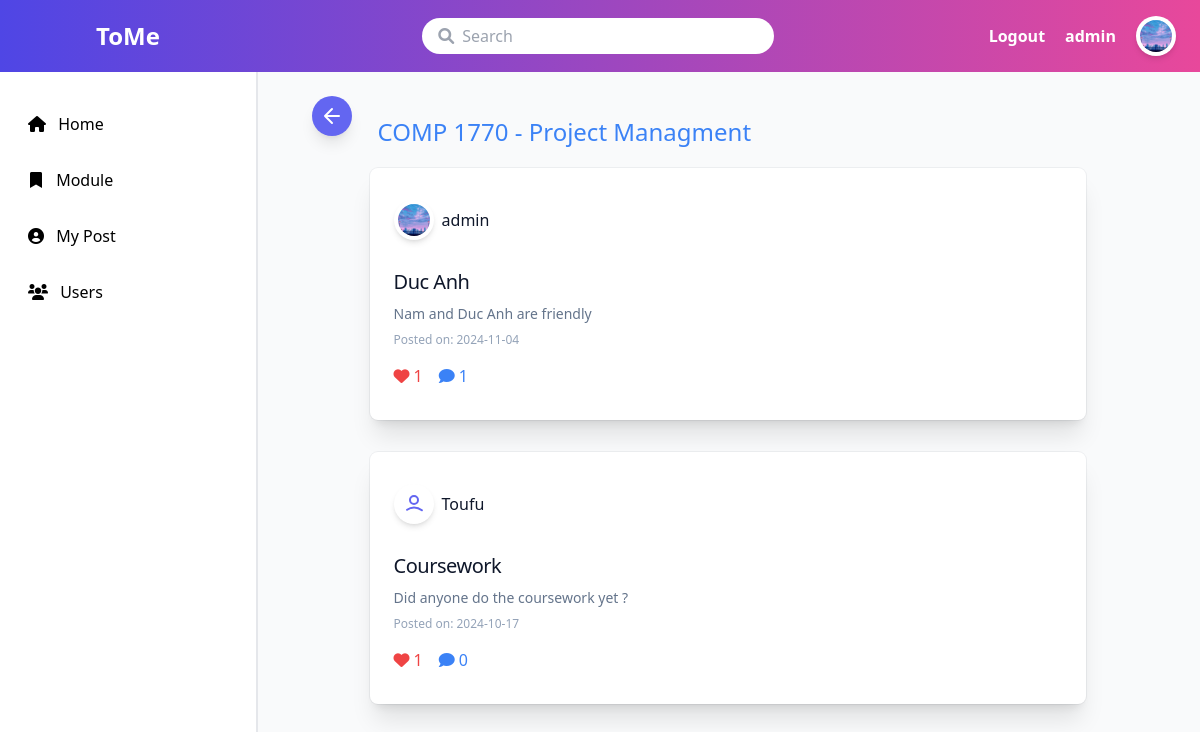
Screenshot of /module_ques.php?module=COMP+1770+-+Project+Managment (signed in) with the database file from the repository.
### tables this page shows
CREATE TABLE `question` (
  `questionid` int(3) NOT NULL,
  `user_id` int(11) NOT NULL,
  `questiontitle` varchar(255) DEFAULT NULL,
  `questiontext` varchar(255) DEFAULT NULL,
  `questionimage` varchar(255) NOT NULL COMMENT '.png/jpg',
  `questionlink` varchar(255) NOT NULL,
  `questiondate` date NOT NULL DEFAULT current_timestamp(),
  `comment` varchar(255) DEFAULT NULL,
  `number_like` int(11) DEFAULT 0,
  `number_comment` int(11) DEFAULT 0,
  `module_id` int(3) NOT NULL
);

CREATE TABLE `user` (
  `user_id` int(3) NOT NULL,
  `role` int(3) NOT NULL DEFAULT 1,
  `username` varchar(15) NOT NULL,
  `email` varchar(255) NOT NULL,
  `password` varchar(255) NOT NULL,
  `date` timestamp NOT NULL DEFAULT current_timestamp() ON UPDATE current_timestamp(),
  `image` varchar(255) NOT NULL
);

### module_ques.php (called while the page is built, shortened)
<?php
include 'includes/database_connection.php';
$moduleName = $_GET['module'] ?? '';
$sql = 'SELECT q.questionid, q.user_id, u.username, u.image, q.questiontitle, q.questiontext, q.questionimage, q.questionlink, q.questiondate, q.number_like, q.number_comment
        FROM question q
        LEFT JOIN user u ON q.user_id = u.user_id
        INNER JOIN module m ON q.module_id = m.module_id
        WHERE m.module_name = :module_name
        ORDER BY q.questiondate DESC';
$stmt = $pdo->prepare($sql);
$stmt->execute(['module_name' => $moduleName]);
$questions = $stmt->fetchAll(PDO::FETCH_ASSOC);
include 'templates/module_ques.html.php';
include 'templates/layout.html.php';
?>

### templates/module_ques.html.php (the view)
<div class="pl-8">
    <a href="modules.php" class="absolute inline-flex items-center justify-center p-2 bg-indigo-500 rounded-full shadow-lg">
        <svg class="h-6 w-6 text-white" xmlns="http://www.w3.org/2000/svg" fill="none" viewBox="0 0 24 24" stroke="currentColor" aria-hidden="true">
            <path stroke-linecap="round" stroke-linejoin="round" stroke-width="2" d="M5 12h14M5 12l7-7m0 14l-7-7m0 0h14"></path>
        </svg>
    </a>
</div>
<header class="text-2xl text-blue-500 font-sans pl-2 py-5 mx-auto w-4/5"><?= htmlspecialchars($moduleName) ?></header>
<div class="flex flex-col space-y-8 w-4/5 mx-auto">
    <?php if (isset($message)): ?>
        <div class="text-red-500"><?= htmlspecialchars($message) ?></div>
    <?php else: ?>
        <?php foreach ($questions as $question): ?>
            <a href="question.php?id=<?= $question['questionid'] ?>" class="bg-white dark:bg-slate-800 rounded-lg px-6 py-8 ring-1 ring-slate-900/5 shadow-xl hover:bg-gray-100 dark:hover:bg-gray-700 transition duration-200">
                <div class="flex items-center pb-4">
                    <span class="inline-flex items-center justify-center p-1 bg-white rounded-full shadow-md h-10 w-10">
                        <?php if (!empty($question['image'])): ?>
                            <img src="<?= htmlspecialchars($question['image']) ?>" alt="Profile Image" class="w-8 h-8 rounded-full object-cover">
                        <?php else: ?>
                            <span class="p-1">
                                <svg class="h-6 w-6 text-indigo-500" xmlns="http://www.w3.org/2000/svg" fill="none" viewBox="0 0 24 24" stroke="currentColor">
                                    <path stroke-linecap="round" stroke-linejoin="round" stroke-width="2" d="M5.121 17.804A12.062 12.062 0 0112 15.5c2.99 0 5.74 1.1 7.879 2.804m-7.879-6.35a4 4 0 100-8 4 4 0 000 8z" />
                                </svg>
                            </span>
                        <?php endif; ?>
                    </span>
                    <span class="ml-2 text-slate-900 dark:text-white font-medium">
                        <?= htmlspecialchars($question['username']) ?>
                    </span>
                </div>
                <h3 class="text-slate-900 dark:text-white mt-3 text-xl font-medium tracking-tight">
                    <?= htmlspecialchars($question['questiontitle']) ?>
                </h3>
                <?php if (!empty($question['questiontext'])): ?>
                    <p class="text-slate-500 dark:text-slate-400 mt-2 text-sm">
                        <?= htmlspecialchars($question['questiontext']) ?>
                    </p>
                <?php elseif (!empty($question['questionimage'])): ?>
                    <img src="<?= htmlspecialchars($question['questionimage']) ?>" alt="Question Image" class="mt-2 w-full h-auto">
                <?php elseif (!empty($question['questionlink'])): ?>
                    <a href="<?= htmlspecialchars($question['questionlink']) ?>" class="text-blue-500 hover:underline mt-2 block">
                        <?= htmlspecialchars($question['questionlink']) ?>
                    </a>
                <?php endif; ?>
                <p class="text-slate-400 dark:text-slate-500 mt-2 text-xs">
                    Posted on: <?= htmlspecialchars($question['questiondate']) ?>
                </p>
                <div class="mt-4 flex space-x-4 items-center">
                    <button type="submit" class="flex items-center space-x-1 text-red-500">
                        <i class="fa-solid fa-heart"></i>
                        <span class="like-count"><?= htmlspecialchars($question['number_like']) ?></span>
                    </button>
                    <button class="flex items-center space-x-1 text-blue-500">
                        <i class="fa-solid fa-comment"></i>
                        <span><?= $question['number_comment'] ?? 0 ?></span>
                    </button>
                </div>
            </a>
        <?php endforeach; ?>
    <?php endif; ?>
</div>

### rows the page displays
question: user.image (picture), user.username "admin", questiontitle "Duc Anh", questiontext "Nam and Duc Anh are friendly", questiondate "2024-11-04", number_like "1", number_comment "1"
question: user.username "Toufu", questiontitle "Coursework", questiontext "Did anyone do the coursework yet ?", questiondate "2024-10-17", number_like "1", number_comment "0"

### other values shown
$username "admin"
$moduleName "COMP 1770 - Project Managment"
